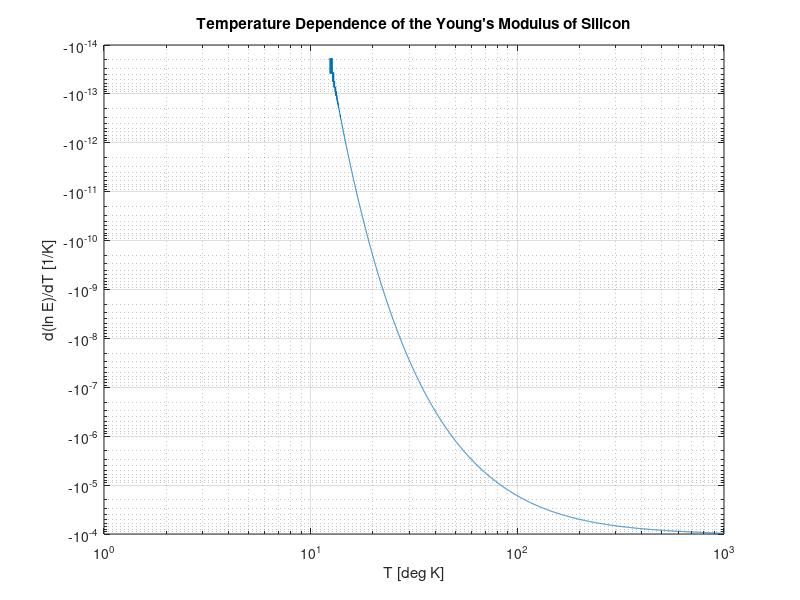

Source code (MATLAB):
%% Calculation of the temperature dependence of the Young's modulus of Silicon
%
% G(T) = d(ln Y)/dT = .... from the Swiss  Guslin or Gyslin paper  (2004  PRB)

Y0 = 167.5e9; % Pa
T0 = 317;     % K
B  = 15.8e6;  % Pa/K 

T = logspace(0,3,9001);

Y = Y0 - B * T .* exp(-T0./T);

G = diff((Y)) ./ diff(T) ./ Y(2:end);

loglog(T(2:end),G)
grid
xlabel('T [deg K]')
ylabel('d(ln E)/dT [1/K]')
title('Temperature Dependence of the Young''s Modulus of Silicon')